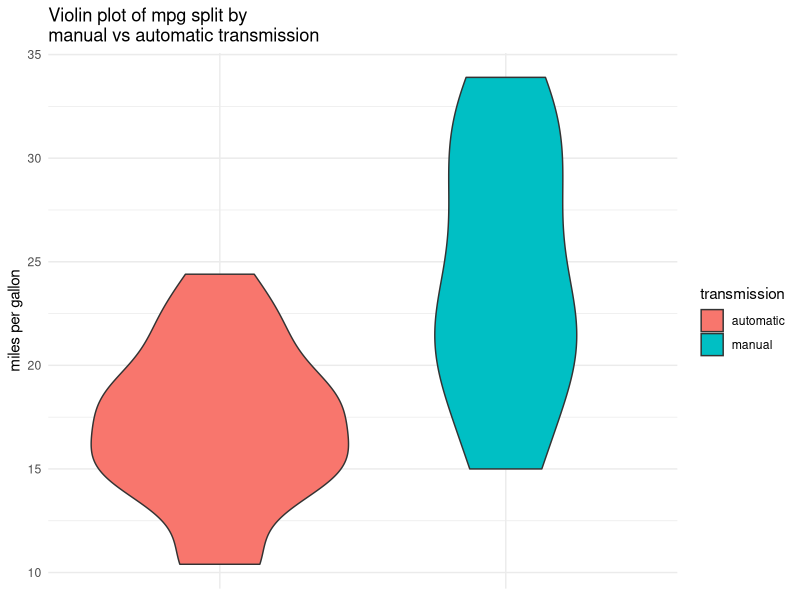
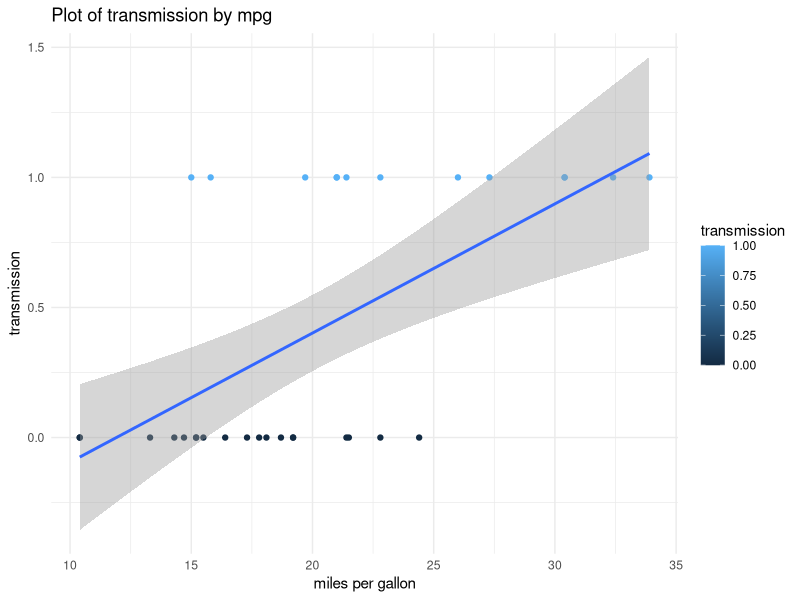
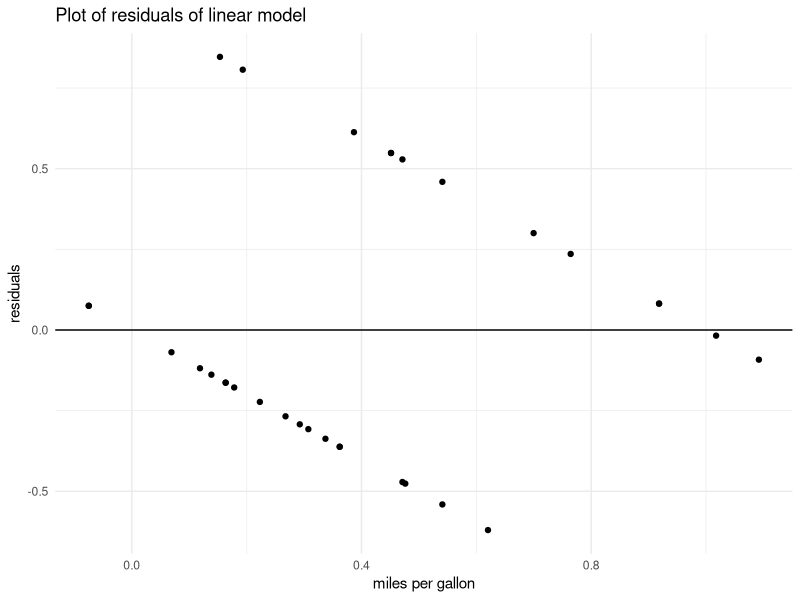
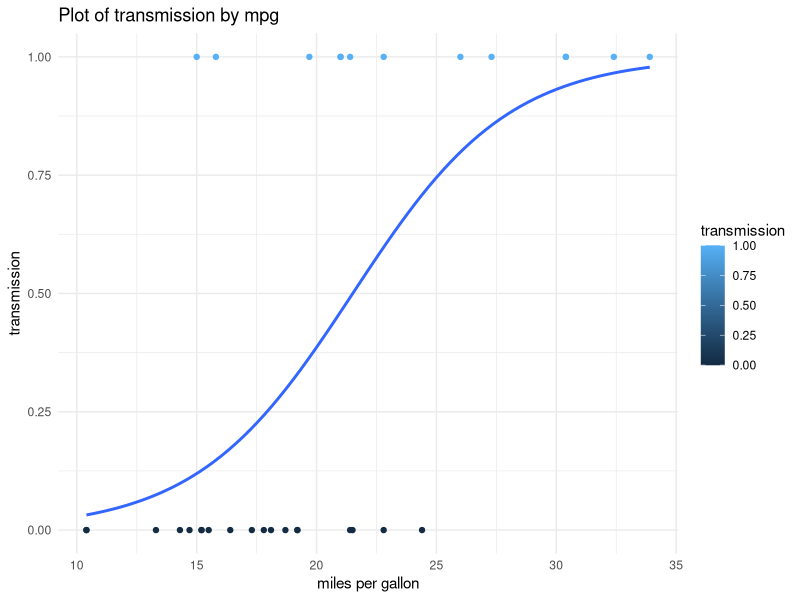

Reproduce these figures in R, in order.
## ---- chunk 1
knitr::opts_chunk$set(echo = TRUE)
## ---- chunk 2
library("tidyverse")
library("ggplot2")
library("knitr")
library("scales")
## ---- chunk 3
data(mtcars)

mtcars %>%
        ggplot(aes(x = factor(am),
                   y = mpg,
                   fill = factor(am))) +
        geom_violin() +
        theme_minimal() +
        labs(title = "Violin plot of mpg split by\nmanual vs automatic transmission",
             x = "transmission",
             y = "miles per gallon") +
        scale_fill_discrete(name = "transmission",
                            labels = c("automatic", "manual")) +
        theme(
                axis.title.x = element_blank(),
                axis.text.x = element_blank(),
                axis.ticks.x = element_blank()
        )
## ---- chunk 4
mtcars %>%
        group_by(am) %>%
        summarise(
                mean = mean(mpg) %>% round(digits = 1),
                variance = var(mpg) %>% round(digits = 1)
        ) %>%
        mutate(am = case_when(am == 0 ~ "automatic",
                              am == 1 ~ "manual")) %>%
        rename(transmission = am) %>% 
        kable(caption = "Mean and variance of mpg by mode of transmission")
## ---- chunk 5
t.test(mpg ~ am, data = mtcars)
## ---- chunk 6
linear_model <- glm(am ~ mpg, data = mtcars)

mtcars %>%
        ggplot(aes(y = am,
                   x = mpg,
                   colour = am)) +
        geom_point() +
        theme_minimal() +
        labs(title = "Plot of transmission by mpg",
             y = "transmission",
             x = "miles per gallon") +
        scale_colour_continuous(name = "transmission") +
        geom_smooth(method = "lm")


## ---- chunk 7

ggplot(linear_model) + 
        geom_point(aes(x=.fitted, y=.resid)) +
        theme_minimal() +
        labs(title = "Plot of residuals of linear model",
             y = "residuals",
             x = "miles per gallon") +
        scale_colour_continuous(name = "transmission") +
        geom_abline(slope = 0,
                    intercept = 0)


## ---- chunk 8
logistic_model <- glm(am ~ mpg, data = mtcars, family = binomial)

mtcars %>%
        ggplot(aes(y = am,
                   x = mpg,
                   colour = am)) +
        geom_point() +
        theme_minimal() +
        labs(title = "Plot of transmission by mpg",
             y = "transmission",
             x = "miles per gallon") +
        scale_colour_continuous(name = "transmission") +
        geom_smooth(
                method = "glm",
                method.args = list(family = "binomial"),
                se = FALSE
        )
